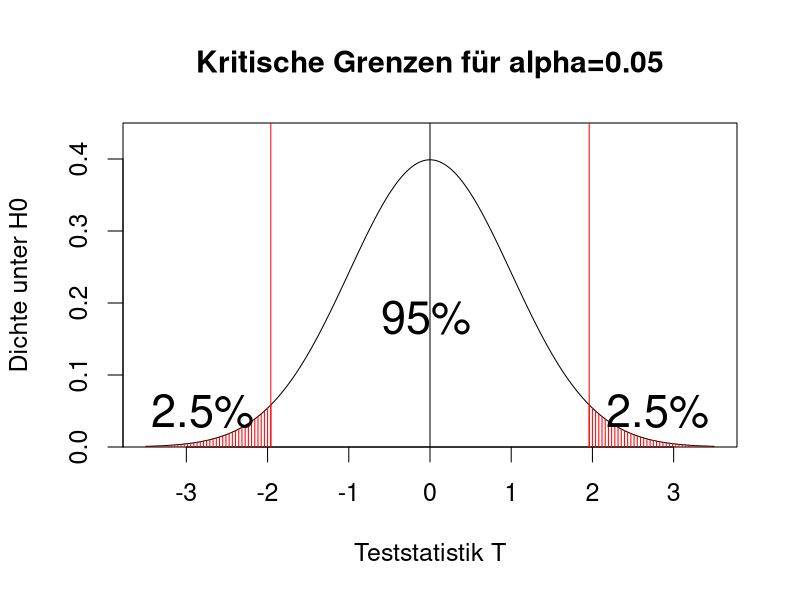
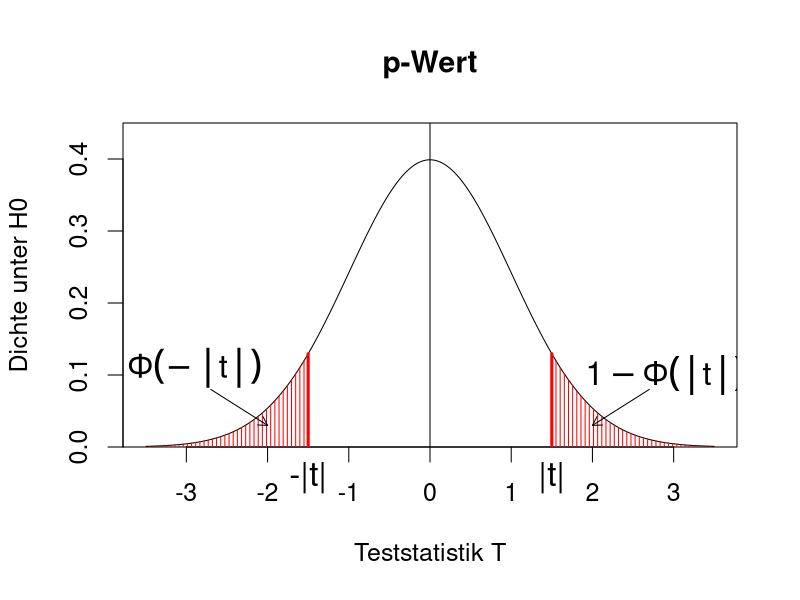
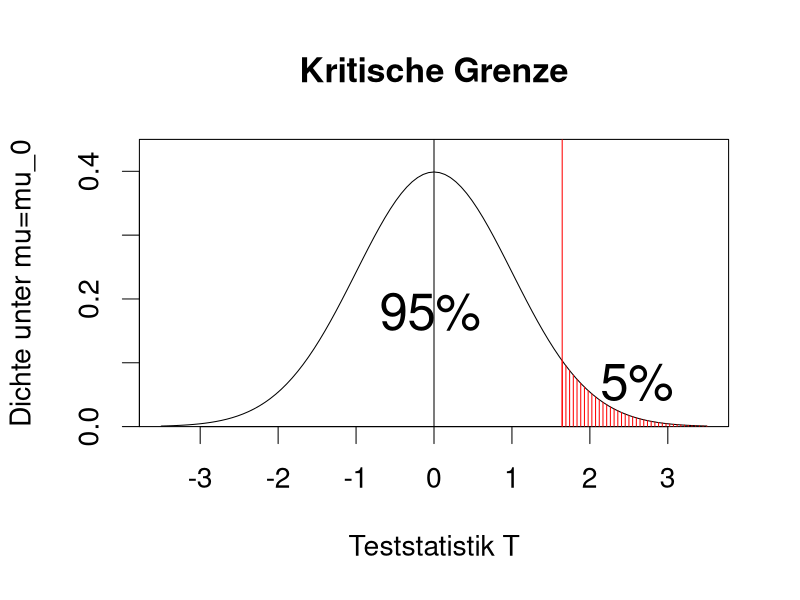

Write the R code that produced these figures, in order.
## ---- chunk 1
#| echo: FALSE
par(cex=1.5)
x <- seq(from=-3.5, to=3.5, length=200)
plot(x, dnorm(x),
     type="l",
     main="Kritische Grenzen für alpha=0.05",
     xlab="Teststatistik T",
     ylab="Dichte unter H0",
     yaxs="i", ylim=c(0,0.45))
abline(v=0)
abline(v=qnorm(c(0.025,0.975)),col="red")
for(x in seq(from=qnorm(0.975), to=3.5, length=40)){
  lines(c(x,x), c(0,dnorm(x)), col="red")
  lines(-c(x,x), c(0,dnorm(x)), col="red")
}
text(-2.8,0.05,"2.5%",cex=1.8)
text(2.8,0.05,"2.5%",cex=1.8)
text(-0.05,0.18,"95%",cex=1.8)
## ---- chunk 2
alpha <- 0.05
## ---- chunk 3
-qnorm(1-alpha/2)
qnorm(1-alpha/2)
## ---- chunk 4
#| echo: FALSE
par(cex=1.5)
x <- seq(from=-3.5, to=3.5, length=200)
plot(x, dnorm(x),
     type="l",
     main="p-Wert",
     xlab="Teststatistik T",
     ylab="Dichte unter H0",
     yaxs="i", ylim=c(0,0.45))

abline(v=0)

mtext("|t|",1,0.5,at=1.5,cex=2)
mtext("-|t|",1,0.5,at=-1.5,cex=2)

lines(c(1.5,1.5), c(0,dnorm(1.5)), col="red", lwd=3)
lines(c(-1.5,-1.5), c(0,dnorm(1.5)), col="red", lwd=3)

for(x in seq(1.5,3.5,length=40)){
  lines(c(x,x), c(0,dnorm(x)),col="red")
  lines(-c(x,x), c(0,dnorm(x)),col="red")
}

text(-2.9,0.11,
     expression(Phi(-group("|",t,"|"))),cex=1.3)
text(2.9,0.1,
     expression(1-Phi(group("|",t,"|"))),cex=1.3)
arrows(-2.7,0.08,-2,0.03,length=0.1)
arrows(2.7,0.08,2,0.03,length=0.1)
## ---- chunk 5
D <- read.csv("../data/StudentischeUmfrage2023.csv")
x <- D$Medienvertrauen
x <- x[!is.na(x)]
n <- length(x)
head(x, 10)
mean(x)
## ---- chunk 6
mu0 <- 50
alpha <- 0.05

teststat <- sqrt(n)*(mean(x) - mu0)/sd(x)
teststat

qnorm(1-alpha/2)
## ---- chunk 7
alpha <- 0.05
n <- 10
qt(1-alpha/2, df=n-1)
n <- 100
qt(1-alpha/2, df=n-1)
qnorm(1-alpha/2)
## ---- chunk 8
x <- c(199.47,197.19,197.02,197.53,198.78,
       202.52,195.74,199.11,200.3,195.74)
n <- length(x)
alpha <- 0.1
mu0 <- 200
teststat <- sqrt(n) * (mean(x) - mu0)/sd(x)
teststat

qt(1-alpha/2, df=n-1) # Quantil der t_9
## ---- chunk 9
par(cex=1.7)
curve(dnorm(x),from=-3.5,to=3.5,
      main="Kritische Grenze",
      xlab="Teststatistik T",
      ylab="Dichte unter mu=mu_0",
      yaxs="i", ylim=c(0,0.45))
abline(v=0)
abline(v=qnorm(0.95),col="red")
for(x in seq(qnorm(0.95),3.5,length=40)){
  lines(c(x,x),c(0,dnorm(x)),col="red")
}
text(2.6,0.07,"5%",cex=1.8)
text(-0.05,0.18,"95%",cex=1.8)
## ---- chunk 10
# Stichprobe
x <- c(63.55, 59.40, 65.96, 62.35, 60.17,
       60.65, 62.16, 59.53, 66.71, 61.81)
n <- length(x)
mean(x)
## ---- chunk 11
teststat <- sqrt(n)*(mean(x) - 61)/sd(x)
teststat

# 0.9-Quantil of t_9
qt(0.9, df=n-1)
## ---- chunk 12
x <- read.csv("../data/monatsbudgets.csv")
head(x)
## ---- chunk 13
yBWL <- x$Monatsbudget[x$Studiengang == "BWL"]
yVWL <- x$Monatsbudget[x$Studiengang == "VWL"]
paste(mean(yBWL), mean(yVWL))
nBWL <- length(yBWL)
nVWL <- length(yVWL)
paste(nBWL, nVWL)
## ---- chunk 14
teststat <- (mean(yBWL)-mean(yVWL))/
            sqrt(var(yBWL)/nBWL+var(yVWL/nVWL))
teststat

alpha <- 0.05
qnorm(1-alpha/2)
